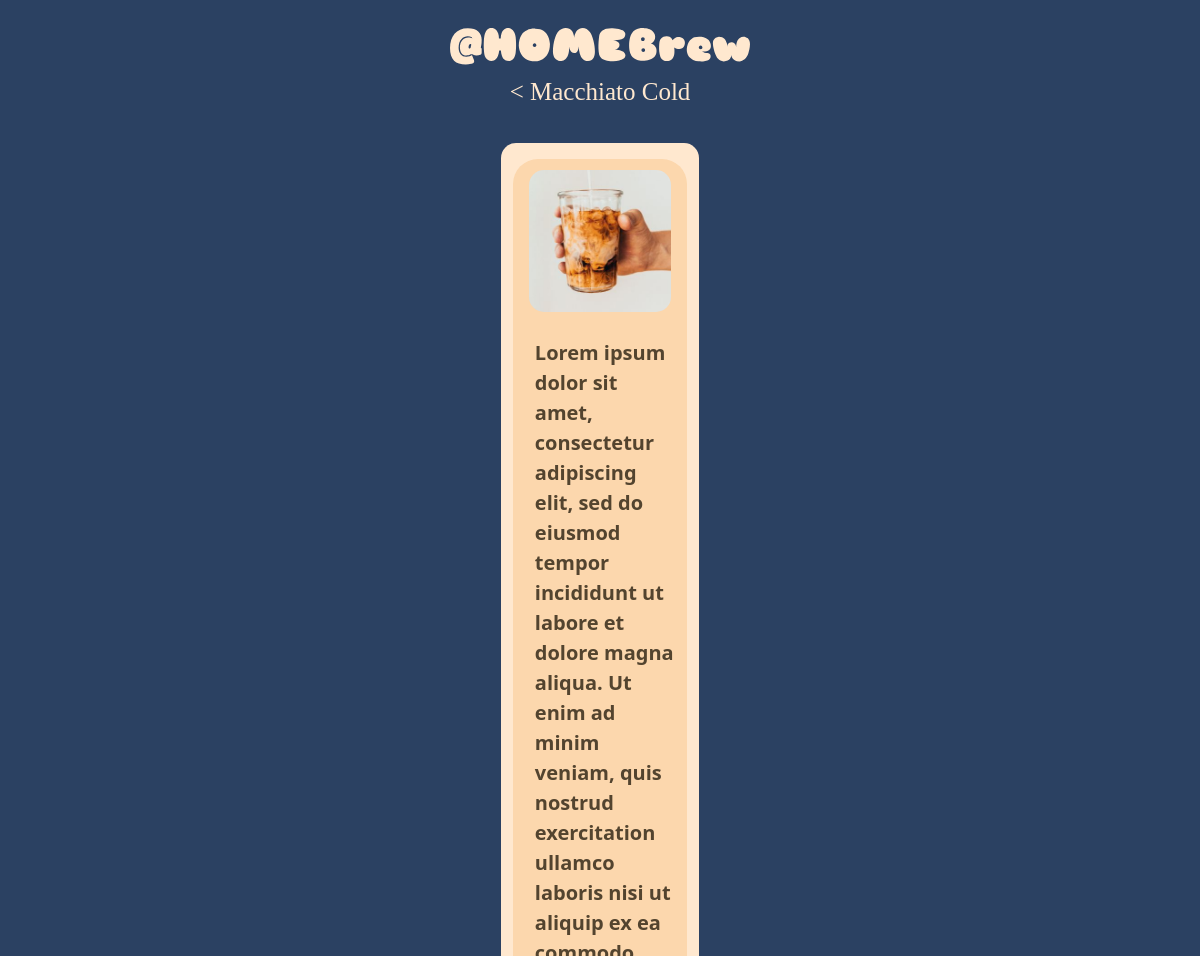
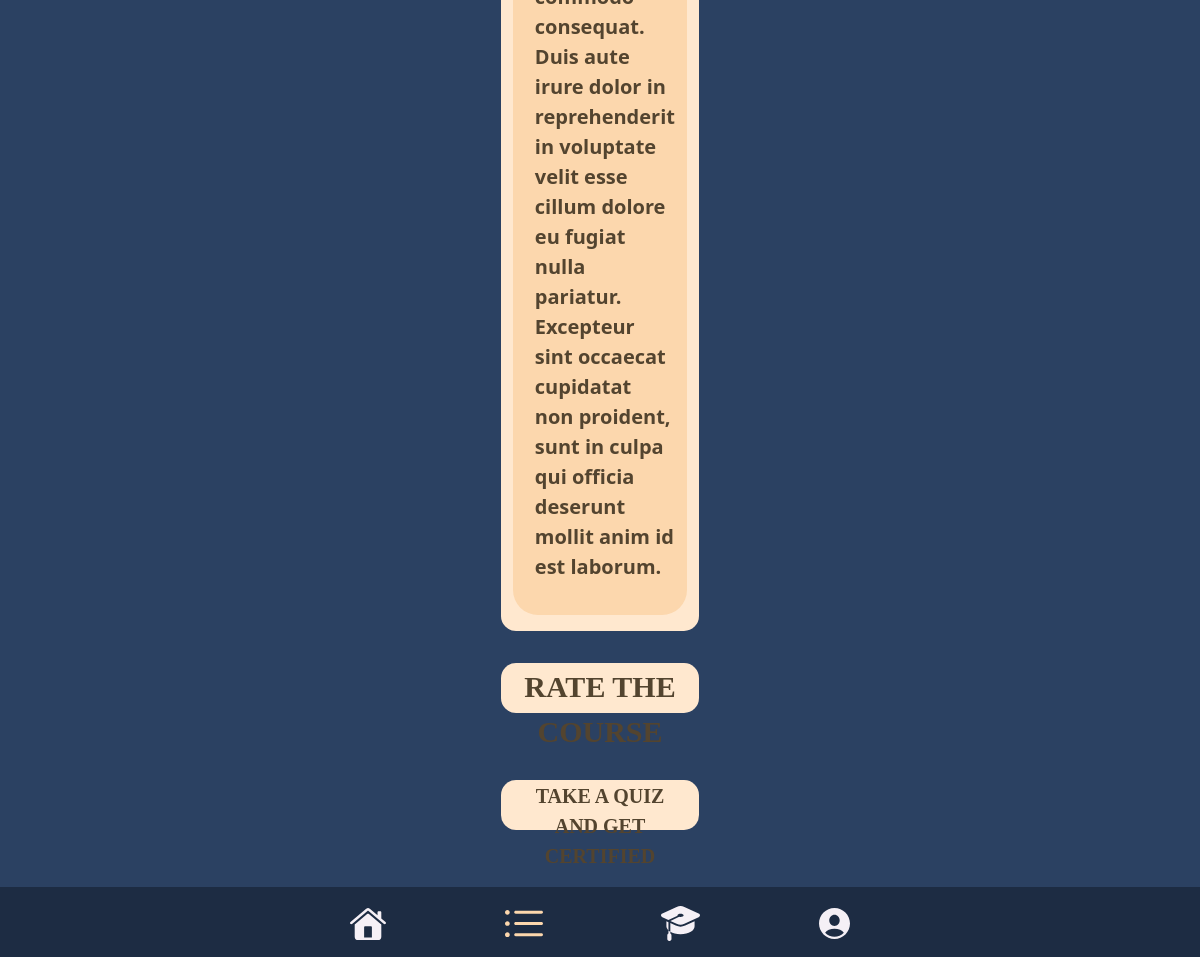
The app's page /athomebrew/display/4 with its own data (2 pictures, top to bottom).
### athomebrew/models.py (models this page shows)
class Courses(models.Model):
    title = models.CharField(max_length=50)
    content = models.TextField(null=True, blank=True)
    image = models.ImageField(upload_to="cover-image/", null=True, blank=True)
    author = models.ForeignKey(User, on_delete=models.CASCADE, null=True, blank=True)
    rating = models.IntegerField()
    brew_choice = (
        ("Cold Brew", "Cold Brew"),
        ("Vacuum Pot", "Vacuum Pot"),
        ("Moka Pot", "Moka Pot"),
        ("French Press", "French Press"),
        ("Espresso Machine", "Espresso Machine"),
        ("Drip Brew", "Drip Brew")
    )
    brew = models.CharField(max_length=30, choices=brew_choice)
    roast_choice = (
        ("Light Roast", "Light Roast"),
        ("Medium Roast", "Medium Roast"),
        ("Medium-Dark Roast", "Medium-Dark Roast"),
        ("Dark Roast", "Dark Roast")
    )
    roast = models.CharField(max_length=30, choices=roast_choice)
    temp_choice = (
        ("Hot", "Hot"),
        ("Cold", "Cold")
    )
    temp = models.CharField(max_length=30, choices=temp_choice)
    extras_choice = (
        ("Sugar", "Sugar"),
        ("Chocolate", "Chocolate"),
        ("Icecream", "Icecream"),
        ("Milk", "Milk"),
        ("Sparkling Water", "Sparkling Water"),
        ("Spices", "Spices")
    )
    extras = models.CharField(max_length=30, choices=extras_choice)

### athomebrew/views.py (the view)
# urls.py: path("display/<str:id_course>", views.displayPage),
def displayPage(request, id_course):
    course = Courses.objects.get(id=id_course)
    context = {"single": course}
    return render(request, "display.html", context)

### templates/display.html (shortened to what this page needs)
{% extends 'h.html' %}
{% load crispy_forms_tags %}
{% load static %}
{% block content %}
<head>
</head>
<body>
        <p style="text-align: center; font-family:'Comic Sans MS'; color:#FFE8CF; font-size: 25px;">
            <a href="javascript:history.back()" style="--bs-btn-padding-y: .90rem; --bs-btn-padding-x: .10rem; size: auto; margin-right: auto; text-decoration: none; color:#FFE8CF; font-size: 25px; text-align: left" role="button">
                <
            </a>
            {{ single.title}}
        </p>
        <div class="py-3 col-12 col-lg-5 container-fluid text-center" style="text-align: center;">
            <div class=" py-3 col-11 col-lg-5 container-fluid gap-3 text-center" style="background-color:#FFE8CF; border-radius: 15px; display: grid;text-align: center;">
                    <button class="card text-center" style="background-color: #FCD7AD;border-radius: 25px;text-align: center; border: none">
                            <img src="{{ MEDIA_URL }}{{ single.image.url }}" class="card-img text-center" alt="..." style="border-radius: 25px; margin-left: auto; margin-right: auto; padding: 10px; display: block; margin-top: auto;">
                        <div class="card-body" style="text-align: center; margin-left: auto; margin-right: auto; ">
                            <p class="text-start" style="color: #53442F; font-size: 20px; font-weight: bolder; text-align: center; margin-left: auto; margin-right: auto; white-space: pre-line; text-justify: distribute-all-lines; overflow-wrap: break-word;">{{ single.content}}</p>
                        </div>
                    </button>
            </div>
        </div>
        <div class="py-3 col-12 col-lg-5 container-fluid" style="text-align: center">
            <button class="col-11 col-lg-5 container-fluid align-content-center" style="background-color:#FFE8CF; border-radius: 15px; height: 50px; font-size: 30px; color: #53442F; font-family:'Comic Sans MS'; font-weight: bold; text-align: center; border: none">
                RATE THE COURSE
            </button>
        </div>
        <div class="py-3 col-12 col-lg-5 container-fluid" style="text-align: center">
            <a href="/athomebrew/display/{{ single.id }}/quiz">
            <button class="col-11 col-lg-5 container-fluid align-content-center" style="background-color:#FFE8CF; border-radius: 15px; height: 50px; font-size: 20px; color: #53442F; font-family:'Comic Sans MS'; font-weight: bold;text-align: center; border: none">
                TAKE A QUIZ AND GET CERTIFIED
            </button>
            </a>
        </div>
        <br>
        <br>
        <br>
        <div class="navbar col-12 fixed-bottom" style="background-color: #1D2C43; height: 70px">
            <div class="navbar fixed-bottom container-fluid py-3 col-10 col-lg-5">
                <a href="/athomebrew/home" style="--bs-btn-padding-y: .90rem; --bs-btn-padding-x: .10rem;" role="button">
                    <img src="{% static 'athomebrew/images/home_empty.svg' %}" alt="home">
                </a>
                <a href="/athomebrew/courses" style="--bs-btn-padding-y: .90rem; --bs-btn-padding-x: .10rem;" role="button">
                    <img src="{% static 'athomebrew/images/courses_filled.svg' %}" alt="home">
                </a>
                <a href="/athomebrew/you_courses" style="--bs-btn-padding-y: .90rem; --bs-btn-padding-x: .10rem;" role="button">
                    <img src="{% static 'athomebrew/images/you_course_empty.svg' %}" alt="home">
                </a>
                <a href="/athomebrew/user" style="--bs-btn-padding-y: .90rem; --bs-btn-padding-x: .10rem;" role="button">
                    <img src="{% static 'athomebrew/images/user_empty.svg' %}" alt="home">
                </a>
            </div>
        </div>
</body>
</html>
{% endblock %}

### templates/h.html (style rules this page uses)
body { background-color: #2B4162 }

### templates/display.html (style rules this page uses)
body { background-color: #2B4162 }

### records on screen
Courses: title "Macchiato Cold", image (picture), content "Lorem ipsum dolor sit amet, consectetur adipiscing elit, sed do eiusmod tempor incididunt ut labore et dolore magna aliqua. Ut enim ad minim veniam, quis nostrud exercitation ullamco laboris nisi ut aliquip ex ea commodo consequat. Duis aute irure dolor in reprehenderit in voluptate velit esse cillum dolore eu fugiat nulla pariatur. Excepteur sint occaecat cupidatat non proident, sunt in culpa qui officia deserunt mollit anim id est laborum."
